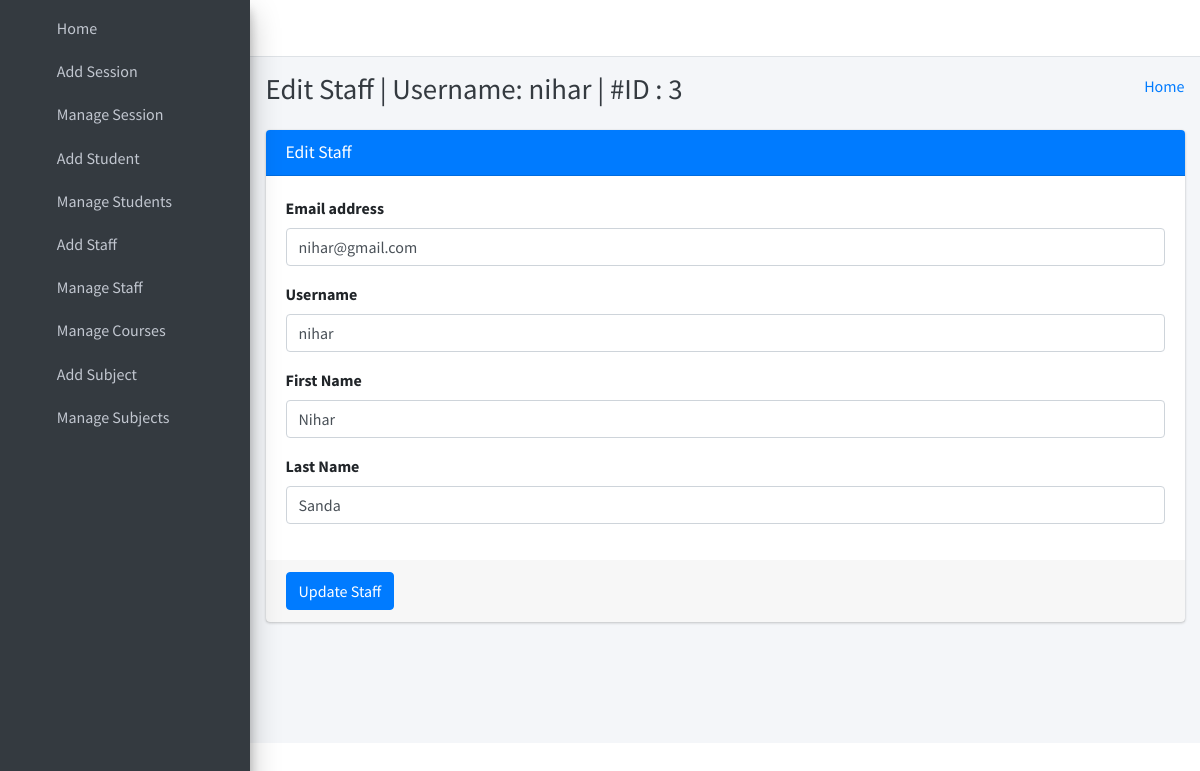
Screenshot of /edit_staff/3/ (signed in) with the database file from the repository.
### portal/models.py (models this page shows)
class Staffs(models.Model):
    id = models.AutoField(primary_key=True)
    admin = models.OneToOneField(CustomUser, on_delete = models.CASCADE)
    created_at = models.DateTimeField(auto_now_add=True)
    updated_at = models.DateTimeField(auto_now=True)
    objects = models.Manager()

class CustomUser(AbstractUser):
    user_type_data = ((1,'ADMIN'),(2,'STAFF'),(3,'STUDENT'))
    user_type = models.CharField(default = 1,max_length=10, choices=user_type_data)

### portal/AdminViews.py (the view)
# urls.py: path('edit_staff/<staff_id>/', AdminViews.edit_staff, name="edit_staff"),
def edit_staff(request,staff_id):
    staff = Staffs.objects.get(admin=staff_id)
    context = {
        "staff":staff,
        "id": staff_id
    }
    return render(request,'admin_templates/edit_staff.html',context)

### portal/LoginCheckMiddleWare.py (called while the page is built, shortened)
    def process_view(self, request, view_func, view_args, view_kwargs):
        modulename = view_func.__module__
        user = request.user
        if user.is_authenticated:
            if user.user_type == "1":
                if modulename == "portal.AdminViews":
                    pass
                elif modulename == "portal.views" or modulename == "django.views.static":
                    pass
                else:
                    return redirect("admin_home")
            else:
                return redirect("login")
        else:
            if request.path == reverse("login") or request.path == reverse("doLogin"):
                pass
            else:
                return redirect("login")

### portal/templates/admin_templates/edit_staff.html (shortened to what this page needs)
{% extends 'admin_templates/base.html' %}
{% block page_title %}
    Edit Staff | Username: {{ staff.admin.username }} | #ID : {{ staff.admin.id }}
{% endblock page_title %}
{% block main_content %}
{% load static %}
<section class="content">
        <div class="container-fluid">
            <div class="row">
                <div class="col-md-12">
                    <div class="card card-primary">
                    <div class="card-header">
                        <h3 class="card-title">Edit Staff</h3>
                    </div>
                    <form role="form" method="POST" action="">
                        <div class="card-body">
                            <div class="form-group">
                                <label>Email address</label>
                                <input type="email" class="form-control" name="email" value="{{ staff.admin.email }}">
                            </div>
                            <div class="form-group">
                                <label>Username</label>
                                <input type="text" class="form-control" name="username" value="{{ staff.admin.username }}">
                            </div>
                            <div class="form-group">
                                <label>First Name</label>
                                <input type="text" class="form-control" name="first_name" value="{{ staff.admin.first_name }}">
                            </div>
                            <div class="form-group">
                                <label>Last Name</label>
                                <input type="text" class="form-control" name="last_name" value="{{ staff.admin.last_name }}">
                            </div>
                        </div>
                        <div class="card-footer">
                        <button type="submit" class="btn btn-primary">Update Staff</button>
                        </div>
                    </form>
                    </div>
                </div>
            </div>
        </div>
      </section>
  {% endblock main_content %}

### rows the page displays
Staffs: admin.username "nihar", admin.id "3", email "nihar@gmail.com", username "nihar", first_name "Nihar", last_name "Sanda"
